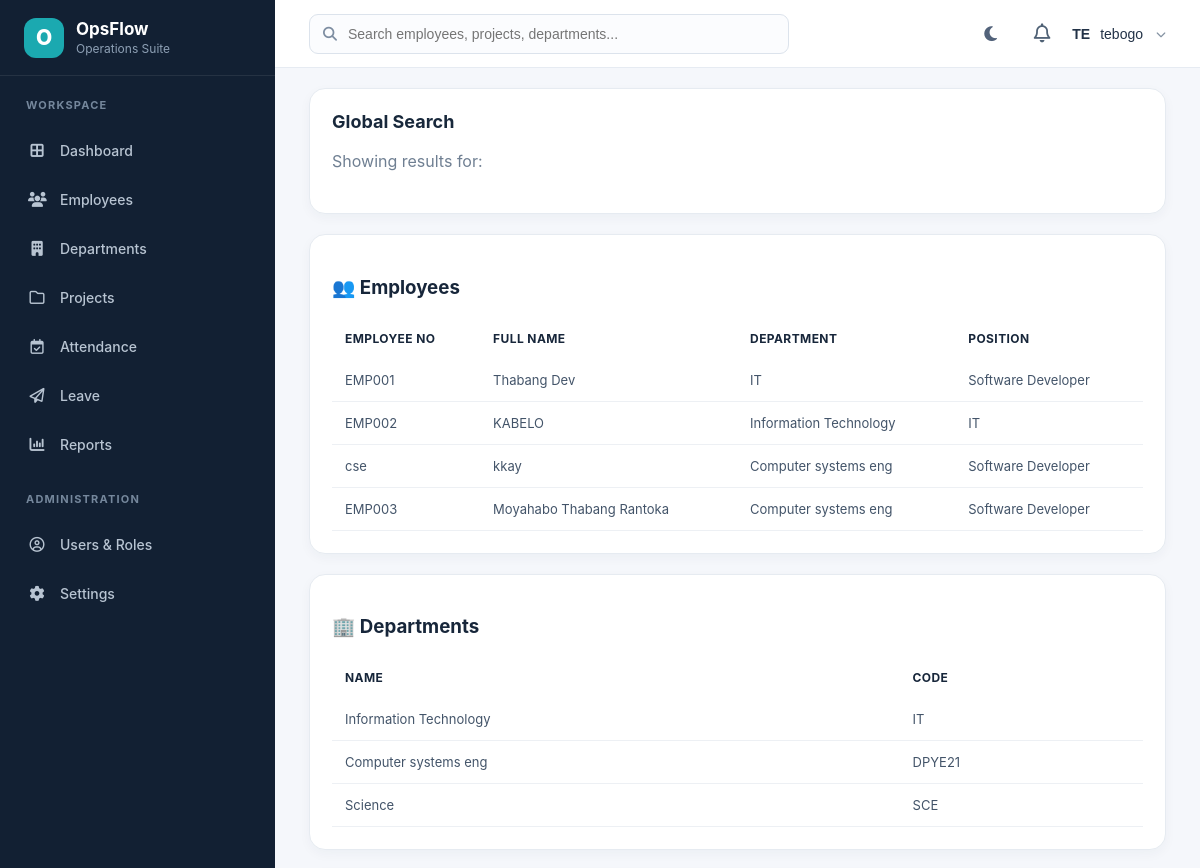
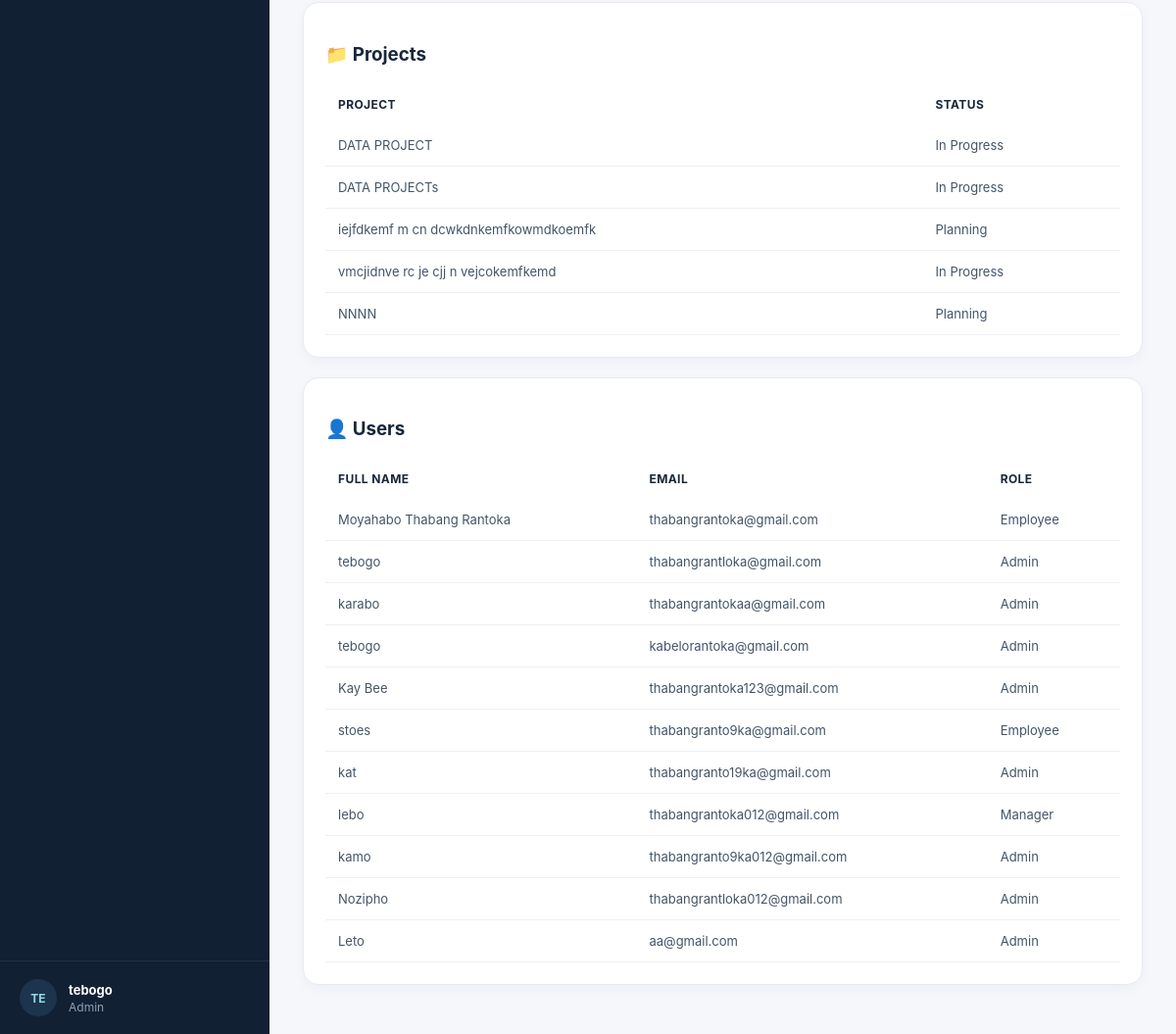
The app's page /Search/index.php (signed in) with its own data (2 pictures, top to bottom).
### tables this page shows
CREATE TABLE `employees` (
  `id` int(11) NOT NULL,
  `employee_number` varchar(20) NOT NULL,
  `fullname` varchar(100) NOT NULL,
  `gender` enum('Male','Female') DEFAULT NULL,
  `email` varchar(100) NOT NULL,
  `phone` varchar(20) DEFAULT NULL,
  `department` varchar(100) DEFAULT NULL,
  `position` varchar(100) DEFAULT NULL,
  `salary` decimal(10,2) DEFAULT NULL,
  `hire_date` date DEFAULT NULL,
  `status` enum('Active','Inactive','Leave') DEFAULT 'Active',
  `created_at` timestamp NOT NULL DEFAULT current_timestamp()
);

CREATE TABLE `departments` (
  `id` int(11) NOT NULL,
  `department_name` varchar(100) NOT NULL,
  `department_code` varchar(20) NOT NULL,
  `description` text DEFAULT NULL,
  `created_at` timestamp NOT NULL DEFAULT current_timestamp()
);

CREATE TABLE `projects` (
  `id` int(11) NOT NULL,
  `project_code` varchar(30) NOT NULL,
  `project_name` varchar(150) NOT NULL,
  `department` varchar(100) NOT NULL,
  `project_manager` varchar(150) DEFAULT NULL,
  `start_date` date DEFAULT NULL,
  `end_date` date DEFAULT NULL,
  `budget` decimal(12,2) DEFAULT NULL,
  `progress` int(11) NOT NULL DEFAULT 0,
  `priority` enum('Low','Medium','High','Critical') NOT NULL DEFAULT 'Medium',
  `status` enum('Planning','In Progress','Completed','On Hold') DEFAULT 'Planning',
  `created_at` timestamp NOT NULL DEFAULT current_timestamp()
);

CREATE TABLE `users` (
  `id` int(11) NOT NULL,
  `fullname` varchar(100) NOT NULL,
  `username` varchar(50) NOT NULL,
  `email` varchar(100) NOT NULL,
  `phone` varchar(30) DEFAULT NULL,
  `photo` varchar(255) DEFAULT NULL,
  `password` varchar(255) NOT NULL,
  `role` enum('Admin','Manager','Employee') DEFAULT 'Employee',
  `status` enum('Active','Inactive') NOT NULL DEFAULT 'Active',
  `created_at` timestamp NOT NULL DEFAULT current_timestamp(),
  `employee_id` int(11) DEFAULT NULL
);

### Search/index.php (the view, shortened to what this page needs)
<?php
$q = "";
$search = "%" . $q . "%";
?>
<!DOCTYPE html>
<html lang="en">
<head>
<link rel="stylesheet" href="../Assets/CSS/style.css">
<link rel="stylesheet" href="../Assets/CSS/dashboard.css">
</head>
<body>
<div class="dashboard">
<?php include("../Includes/sidebar.php"); ?>
<div class="main-content">
<?php include("../Includes/header.php"); ?>
<div class="recent">
<h2>Global Search</h2>
<p>
Showing results for:
</p>
</div>
<div class="recent">
<h3>👥 Employees</h3>
<table>
<tr>
<th>Employee No</th>
<th>Full Name</th>
<th>Department</th>
<th>Position</th>
</tr>
<?php
$stmt = $conn->prepare("
SELECT *
FROM employees
WHERE
employee_number LIKE ?
OR fullname LIKE ?
OR email LIKE ?
");
$stmt->bind_param(
"sss",
$search,
$search,
$search
);
$stmt->execute();
$result = $stmt->get_result();
if($result->num_rows > 0){
while($row = $result->fetch_assoc()){
?>
<tr>
<td><?= htmlspecialchars($row["employee_number"]); ?></td>
<td><?= htmlspecialchars($row["fullname"]); ?></td>
<td><?= htmlspecialchars($row["department"]); ?></td>
<td><?= htmlspecialchars($row["position"]); ?></td>
</tr>
<?php
}
}else{
echo "<tr><td colspan='4'>No employee found.</td></tr>";
}
?>
</table>
</div>
<div class="recent">
<h3>🏢 Departments</h3>
<table>
<tr>
<th>Name</th>
<th>Code</th>
</tr>
<?php
$stmt = $conn->prepare("
SELECT *
FROM departments
WHERE
department_name LIKE ?
OR department_code LIKE ?
");
$stmt->bind_param(
"ss",
$search,
$search
);
$stmt->execute();
$result = $stmt->get_result();
if($result->num_rows > 0){
while($row = $result->fetch_assoc()){
?>
<tr>
<td><?= htmlspecialchars($row["department_name"]); ?></td>
<td><?= htmlspecialchars($row["department_code"]); ?></td>
</tr>
<?php
}
}else{
echo "<tr><td colspan='2'>No department found.</td></tr>";
}
?>
</table>
</div>
<div class="recent">
<h3>📁 Projects</h3>
<table>
<tr>
<th>Project</th>
<th>Status</th>
</tr>
<?php
$stmt = $conn->prepare("
SELECT *
FROM projects
WHERE
project_name LIKE ?
");
$stmt->bind_param(
"s",
$search
);
$stmt->execute();
$result = $stmt->get_result();
if($result->num_rows > 0){
while($row = $result->fetch_assoc()){
?>
<tr>
<td><?= htmlspecialchars($row["project_name"]); ?></td>
<td><?= htmlspecialchars($row["status"]); ?></td>
</tr>
<?php
}
}else{
echo "<tr><td colspan='2'>No project found.</td></tr>";
}
?>
</table>
</div>
<div class="recent">
<h3>👤 Users</h3>
<table>
<tr>
<th>Full Name</th>
<th>Email</th>
<th>Role</th>
</tr>
<?php
$stmt = $conn->prepare("
SELECT *
FROM users
WHERE
fullname LIKE ?
OR email LIKE ?
");
$stmt->bind_param(
"ss",
$search,
$search
);
$stmt->execute();
$result = $stmt->get_result();
if($result->num_rows > 0){
while($row = $result->fetch_assoc()){
?>
<tr>
<td><?= htmlspecialchars($row["fullname"]); ?></td>
<td><?= htmlspecialchars($row["email"]); ?></td>
<td><?= htmlspecialchars($row["role"]); ?></td>
</tr>
<?php
}
}else{
echo "<tr><td colspan='3'>No user found.</td></tr>";
}
?>
</table>
</div>
</div>
</div>
</body>
</html>

### Assets/CSS/style.css (style rules this page uses)
* { box-sizing:border-box }
html,body { margin:0;padding:0 }
body { font-family:Inter,ui-sans-serif,system-ui,-apple-system,BlinkMacSystemFont,"Segoe UI",sans-serif;color:#17263a;background:#f5f7fb }

### Assets/CSS/dashboard.css (style rules this page uses)
.dashboard { min-height:100vh;background:#f5f7fb }
.main-content { margin-left:275px;min-height:100vh;padding:0 34px 50px }
.recent { margin-top:20px;background:#fff;border:1px solid #e6ebf1;border-radius:16px;padding:22px;box-shadow:0 4px 12px rgba(21,42,64,.04) }
.recent h2 { color:#18283b;font-size:18px;margin:0 0 8px }
.recent p { color:#6f7f92;line-height:1.7 }
.recent table { margin-top:16px }
table { width:100%;border-collapse:collapse;background:#fff }
table th { padding:13px;text-align:left;font-size:12px;text-transform:uppercase;letter-spacing:.4px }
table td { padding:13px;border-bottom:1px solid #edf0f4;color:#435469;font-size:13px }

### records on screen
employees: employee_number "EMP001", fullname "Thabang Dev", department "IT", position "Software Developer"
employees: employee_number "EMP002", fullname "KABELO", department "Information Technology", position "IT"
employees: employee_number "cse", fullname "kkay", department "Computer systems eng", position "Software Developer"
employees: employee_number "EMP003", fullname "Moyahabo Thabang Rantoka", department "Computer systems eng", position "Software Developer"
departments: department_name "Information Technology", department_code "IT"
departments: department_name "Computer systems eng", department_code "DPYE21"
departments: department_name "Science", department_code "SCE"
projects: project_name "DATA PROJECT", status "In Progress"
projects: project_name "DATA PROJECTs", status "In Progress"
projects: project_name "iejfdkemf m cn dcwkdnkemfkowmdkoemfk", status "Planning"
projects: project_name "vmcjidnve rc je cjj n vejcokemfkemd", status "In Progress"
projects: project_name "NNNN", status "Planning"
users: fullname "Moyahabo Thabang Rantoka", email "thabangrantoka@gmail.com", role "Employee"
users: fullname "tebogo", email "thabangrantloka@gmail.com", role "Admin"
users: fullname "karabo", email "thabangrantokaa@gmail.com", role "Admin"
users: fullname "tebogo", email "kabelorantoka@gmail.com", role "Admin"
users: fullname "Kay Bee", email "thabangrantoka123@gmail.com", role "Admin"
users: fullname "stoes", email "thabangranto9ka@gmail.com", role "Employee"
users: fullname "kat", email "thabangranto19ka@gmail.com", role "Admin"
users: fullname "lebo", email "thabangrantoka012@gmail.com", role "Manager"
users: fullname "kamo", email "thabangranto9ka012@gmail.com", role "Admin"
users: fullname "Nozipho", email "thabangrantloka012@gmail.com", role "Admin"
users: fullname "Leto", email "aa@gmail.com", role "Admin"

### other values on screen
substr($_SESSION["fullname"] ?? "U", 0, 2) "TE"
$_SESSION["fullname"] "tebogo"
$role "Admin"
